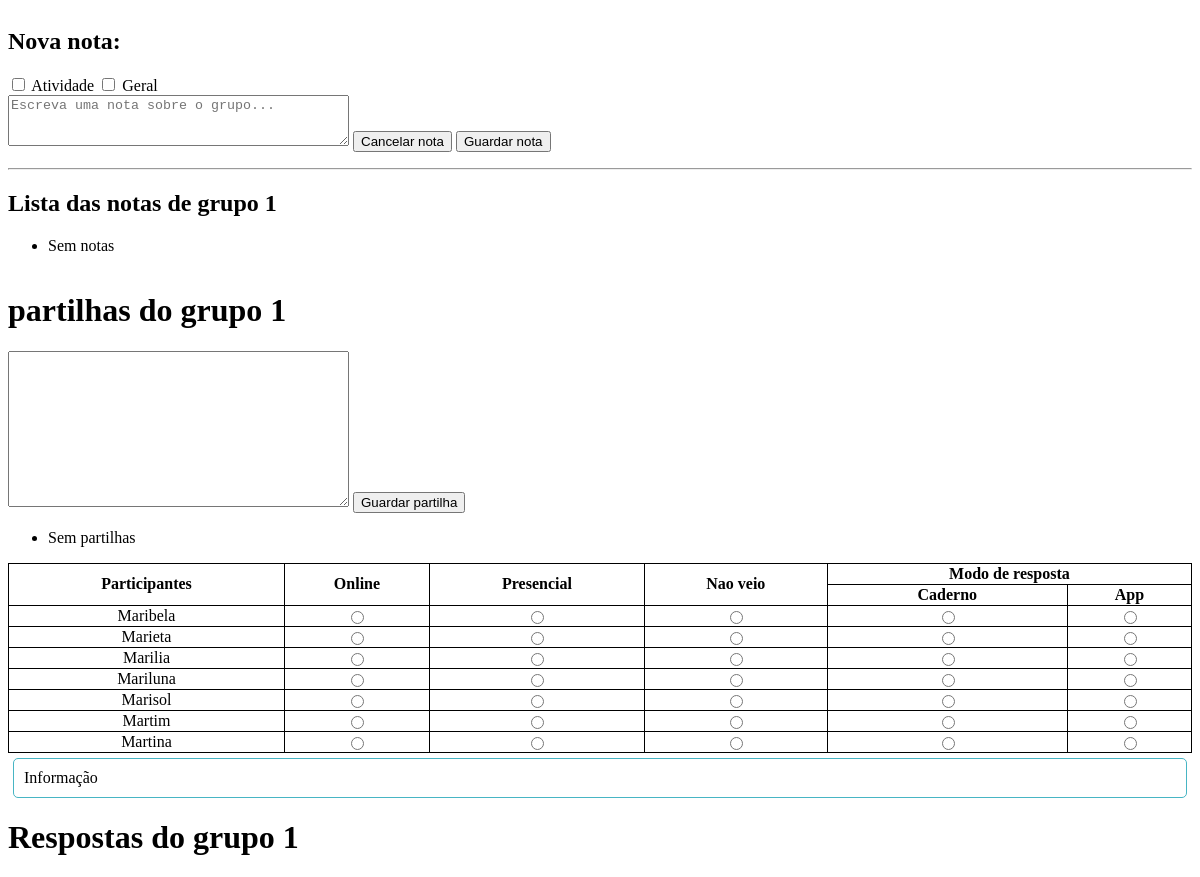
/diario_grupo/1, run on the app's committed database.
### diario/models.py (models this page shows)
class Utilizador (models.Model):
    opSexo = (
        ("Feminino", "Feminino"),
        ("Masculino", "Masculino"),
        ("Outros", "Outros")
    )
    nome = models.CharField(max_length=100)
    sexo = models.CharField(max_length=20, choices=opSexo, default="", blank=False, null=False)
    idade = models.CharField(max_length=20, default="")
    email = models.EmailField(max_length=100, blank=True)
    nascimento = models.DateField(null=True)
    data_entrada = models.DateTimeField(auto_now_add=True, null=True)
    nacionalidade = models.CharField(max_length=20, default="")
    class Meta:
        abstract = True

class Participante(Utilizador):
    diagnosticos = models.ManyToManyField(Doenca, related_name='participantes')
    referenciacao = models.ForeignKey(Reference, on_delete= models.CASCADE)
    grupoCog = models.ForeignKey(GrupoCog, on_delete=models.CASCADE, null=True, blank=True, related_name='participantes')
    cuidadores = models.ManyToManyField(Cuidador, blank=True, related_name='participantes')
    avaliador = models.ForeignKey(settings.AUTH_USER_MODEL,on_delete=models.CASCADE, default=None, blank=True, null=True)
    def __str__(self):
        return f'{self.nome}'

### diario/views.py (the view)
# urls.py: path('diario_grupo/<int:idGrupo>', views.view_diario_grupo, name='diario_grupo'),
def view_diario_grupo(request, idGrupo):
    form = NotaGrupoForm(request.POST or None)
    if form.is_valid():
        form.save()
    form = RespostasForm(request.POST or None)
    if form.is_valid():
        form.save()
    context = {
        'participantes': Participante.objects.filter(grupoCog=idGrupo).order_by('nome'),
        'grupo_id': idGrupo,
        'notasGrupo': NotaGrupo.objects.filter(grupo=idGrupo),
        'partilhas': PartilhaGrupo.objects.filter(grupo=idGrupo),
        'informacoes': Informacoes.objects.all(),
        'respostas': Respostas.objects.all(),
        'notaForm': NotaGrupoForm(),
        'partilhaGrupoForm': PartilhaGrupoForm()
    }
    return render(request, "diario/diario_grupo.html", context)

### diario/forms.py
class NotaGrupoForm(ModelForm):
    class Meta:
        model = NotaGrupo
        fields = '__all__'
        widgets = {
            'notaGrupo': Textarea(attrs={'rows': 3, 'placeholder': 'Escreva uma nota sobre o grupo...'}),
        }

class PartilhaGrupoForm(ModelForm):
    class Meta:
        model = PartilhaGrupo
        fields = '__all__'
        widgets = {
            'partilhaGrupo': Textarea(attrs={'rows': 3, 'placeholder': 'Escreva uma partilha sobre o grupo...'}),
        }

### diario/templates/diario/diario_grupo.html (shortened to what this page needs)
<div id="notas" style="overflow: auto;">
    <h2><b>Nova nota:</b></h2>
    <input type="checkbox" id="vehicle" name="escolha" value="atividadde">
    <label for="vehicle1">Atividade</label>
    <input type="checkbox" id="vehicle1" name="escolha" value="geral">
    <label for="vehicle1">Geral</label>
    <form id="notaForm" onsubmit='return sendForm({{ grupo_id }}, "notaForm");' method="post">
        {{ notaForm.notaGrupo }}
        <button type="submit" name="cancel">Cancelar nota</button>
        <button type="submit" name="nota">Guardar nota</button>
    </form>
    <hr>
    <h2><b>Lista das notas de grupo {{grupo_id}}</b></h2>
    <ul>
        {% if notasGrupo|length > 0 %}
        {% for nota in notasGrupo %}
        <li>{{ nota }}</li>
        {% endfor %}
        {% else %}
        <li>Sem notas</li>
        {% endif %}
    </ul>
</div>
<div id="partilhas">
    <h1>partilhas do grupo {{ grupo_id }}</h1>
    <form id="partilhaGrupoForm" onsubmit='return sendForm({{ grupo_id }}, "partilhaGrupoForm");' method="post">
        {{ partilhaGrupoForm.descricao }}
        <button type="submit" name="partilha">Guardar partilha</button>
    </form>
    <ul>
        {% if partilhas|length > 0 %}
        {% for partilha in partilhas %}
        <li>{{ partilha }} <span class="data">{{ partilha.data }}</span></li>
        {% endfor %}
        {% else %}
        <li>Sem partilhas</li>
        {% endif %}
    </ul>
</div>
<div id="presencas">
    <table border="3" id="q4">
        <tr>
            <th rowspan="2">Participantes</th>
            <th rowspan="2">Online</th>
            <th rowspan="2">Presencial</th>
            <th rowspan="2">Nao veio</th>
            <th colspan="2">Modo de resposta</th>
        </tr>
        <tr>
            <th>Caderno</th>
            <th>App</th>
        </tr>
        {% for participante in participantes %}
        <div>
            <tr>
                <td>{{participante}}</td>
                <td>
                    <input type="radio" data-participante="{{participante.id}}" value="online"
                           name="{{participante.id}}" {% if participante.online %} checked {% endif %}>
                </td>
                <td>
                    <input type="radio" data-participante="{{participante.id}}" value="presencial"
                           name="{{participante.id}}" {% if participante.presencial %} checked {% endif %}>
                </td>
                <td>
                    <input type="radio" data-participante="{{participante.id}}" value="naoVeio"
                           name="{{participante.id}}" {% if participante.naoVeio %} checked {% endif %}>
                </td>
                <td>
                    <input type="radio" data-participante="{{participante.id}}" value="caderno"
                           name="{{participante.id}}+1">
                </td>
                <td>
                    <input type="radio" data-participante="{{participante.id}}" value="app"
                           name="{{participante.id}}+1">
                </td>
            </tr>
        </div>
        {% endfor %}
    </table>
</div>
<div id="informacoes">
    <div class="detail-info-container1" id="information-container" onmouseover="showContent1(this)"
         onmouseout="hideContent1(this)">
        <div class="titulo">Informação</div>
    </div>
</div>
<div id="respostas">
    <h1>Respostas do grupo {{ grupo_id }}</h1>
</div>

### diario/templates/diario/diario_grupo.html (style rules this page uses)
table, td, th { border: 1px solid black; }
table { border-collapse: collapse; width: 100%; }
td { text-align: center; }
th { text-align: center; }
div.detail-info-container1 > * { padding:10px; margin:5px; }
.detail-info-container1 { position:relative; }
.titulo { background-color: transparent; border:0.01em; border-radius:5px; border-style:solid; border-color: #47B5C4; }

### data on the page
Participante: nome "Maribela"
Participante: nome "Marieta"
Participante: nome "Marilia"
Participante: nome "Mariluna"
Participante: nome "Marisol"
Participante: nome "Martim"
Participante: nome "Martina"

### other printed values
{{ grupo_id }} "1"
